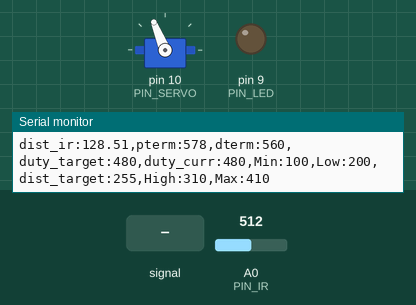
Recording of a sketch running on a simulated Arduino Uno, built with avr-gcc and run on an emulated ATmega328P. Shown: servo, output pins drawn as LEDs (lit = HIGH), the last lines printed to the serial monitor. The test bench sets the inputs (shaded band); at power-on: A0 (PIN_IR) = 512.

Above: at 1.2 s.
1.3 s: A0 (PIN_IR) fed a 200 Hz sine of ±255 counts around its level
At 1.59 s:
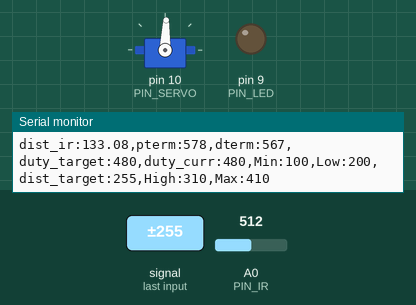
4.3 s: A0 (PIN_IR) set to 306
5.9 s: A0 (PIN_IR) set to 245
At 6.7 s:
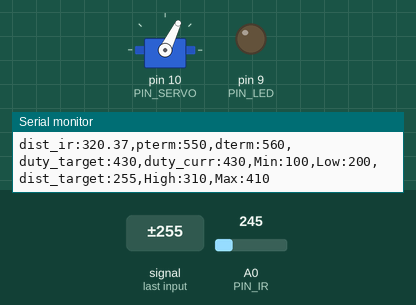
7.6 s: A0 (PIN_IR) set to 0
At 8.9 s:
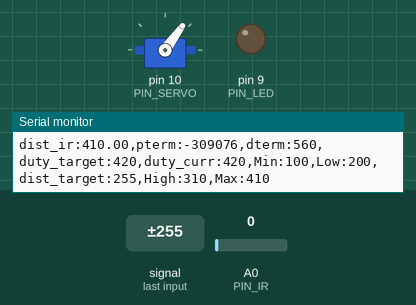
Timing chart, 0 to 10.1 s (numbered marks = the images above; inputs shaded):
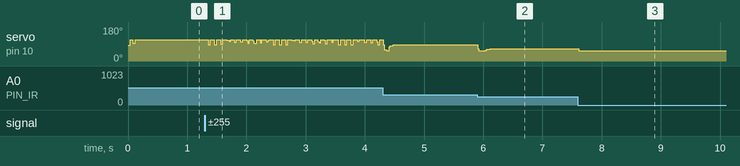

The sketch:

20203127_pd.ino
```cpp
#include <Servo.h>

/////////////////////////////
// Configurable parameters //
/////////////////////////////

// Arduino pin assignment
#define PIN_LED 9
#define PIN_SERVO 10
#define PIN_IR A0

// Framework setting
#define _DIST_TARGET 255
#define _DIST_MIN 100
#define _DIST_MAX 410

// Distance sensor
#define _DIST_ALPHA 0.45

// Servo range
#define _DUTY_MIN 1100
#define _DUTY_NEU 1400
#define _DUTY_MAX 1700

// Servo speed control
#define _SERVO_ANGLE 30
#define _SERVO_SPEED 700

// Event periods
#define _INTERVAL_DIST 20
#define _INTERVAL_SERVO 20
#define _INTERVAL_SERIAL 100

//filter
#define LENGTH 30
#define k_LENGTH 8
#define Horizontal_Angle 1490
#define Max_Variable_Angle 100


// PID parameters
#define _KP 3.0
#define _KD 40.0


//////////////////////
// global variables //
//////////////////////

// Servo instance
Servo myservo;
// Distance sensor
float dist_target; // location to send the ball
float dist_raw, dist_ema, dist_filtered;
int a, b;
const float coE[] = {-0.0000094, 0.0055950, 0.1677170, 64.5711918};

// Event periods
unsigned long last_sampling_time_dist, last_sampling_time_servo, last_sampling_time_serial;
bool event_dist, event_servo, event_serial;

// Servo speed control
int duty_chg_per_interval;
int duty_target, duty_curr;

// PID variables
float error_curr, error_prev, control, pterm, dterm, iterm;

int correction_dist, iter;
float dist_list[LENGTH], sum, alpha;

void setup() {
// initialize GPIO pins for LED and attach servo
  pinMode(PIN_LED, OUTPUT);
  myservo.attach(PIN_SERVO);
// initialize global variables
  last_sampling_time_dist = last_sampling_time_servo = last_sampling_time_serial = 0;
  event_dist = event_servo = event_serial = false;
  dist_target = _DIST_TARGET;
  duty_curr = 1570;
  correction_dist = 0;
  iter = 0; sum = 0;
  alpha = _DIST_ALPHA;


// move servo to neutral position
  myservo.writeMicroseconds(_DUTY_NEU);
// initialize serial port
  Serial.begin(57600);
// convert angle speed into duty change per interval.
  duty_chg_per_interval = int((_DUTY_MAX - _DUTY_MIN) * (_SERVO_SPEED /  _SERVO_ANGLE) * (float(_INTERVAL_SERVO) / 1000.0));
}


void loop() {
/////////////////////
// Event generator //
/////////////////////
  unsigned long time_curr = millis();
    if(time_curr >= last_sampling_time_dist + _INTERVAL_DIST) {
          last_sampling_time_dist += _INTERVAL_DIST;
          event_dist = true;
    }
    if(time_curr >= last_sampling_time_servo + _INTERVAL_SERVO) {
          last_sampling_time_servo += _INTERVAL_SERVO;
          event_servo = true;
    }
    if(time_curr >= last_sampling_time_serial + _INTERVAL_SERIAL) {
          last_sampling_time_serial += _INTERVAL_SERIAL;
          event_serial = true;
    }


////////////////////
// Event handlers //
////////////////////

  if(event_dist) {
     event_dist = false;
  // get a distance reading from the distance sensor
      dist_filtered = ir_distance_filtered();

  // PID control logic
    error_curr = _DIST_TARGET - dist_filtered;
    pterm = _KP * error_curr;
    dterm = _KD*(error_curr-error_prev);
    control = pterm + dterm;

  // duty_target = f(duty_neutral, control)
    duty_target = _DUTY_NEU + (int)control;

  // keep duty_target value within the range of [_DUTY_MIN, _DUTY_MAX]
    if (duty_target < _DUTY_MIN) {
      duty_target = _DUTY_MIN;
    } else if (duty_target > _DUTY_MAX) {
       duty_target = _DUTY_MAX;
    }
      error_prev = error_curr;
    if (dist_filtered < _DIST_MIN) {
      dist_filtered = _DIST_MIN;
    } else if (dist_filtered > _DIST_MAX) {
      dist_filtered = _DIST_MAX;
    }
  }
  if(event_servo) {
    event_servo = false;
    if(duty_target > duty_curr) {
      duty_curr += duty_chg_per_interval;
      if(duty_curr > duty_target) duty_curr = duty_target;
    }
    else {
      duty_curr -= duty_chg_per_interval;
      if(duty_curr < duty_target) duty_curr = duty_target;
    }

    // update servo position
    myservo.writeMicroseconds(duty_curr);
  }

  if(event_serial) {
    event_serial = false;
    Serial.print("dist_ir:");
    Serial.print(dist_filtered);
    Serial.print(",pterm:");
    Serial.print(map(pterm,-1000,1000,510,610));
    Serial.print(",dterm:");
    Serial.print(map(dterm,-1000,1000,510,610));
    Serial.print(",duty_target:");
    Serial.print(map(duty_target,1000,2000,410,510));
    Serial.print(",duty_curr:");
    Serial.print(map(duty_curr,1000,2000,410,510));
    Serial.println(",Min:100,Low:200,dist_target:255,High:310,Max:410");
  }
}

float ir_distance(void){
  float val;
  float caliVal;
  float volt = float(analogRead(PIN_IR));
  val = ((6762.0/(volt-9.0))-4.0) * 10.0;
  caliVal = coE[0] * pow(val, 3) + coE[1] * pow(val, 2) + coE[2] * val + coE[3];
  return caliVal;
}

float ir_distance_filtered(void){
  sum = 0;
  iter = 0;
  while (iter < LENGTH)
  {
    dist_list[iter] = ir_distance();
    sum += dist_list[iter];
    iter++;
  }

  for (int i = 0; i < LENGTH-1; i++){
    for (int j = i+1; j < LENGTH; j++){
      if (dist_list[i] > dist_list[j]) {
        float tmp = dist_list[i];
        dist_list[i] = dist_list[j];
        dist_list[j] = tmp;
      }
    }
  }

  for (int i = 0; i < k_LENGTH; i++) {
    sum -= dist_list[i];
  }
  for (int i = 1; i <= k_LENGTH; i++) {
    sum -= dist_list[LENGTH-i];
  }

  float dist_cali = sum/(LENGTH-2*k_LENGTH)*1.05;
  float filt_val;
  filt_val = alpha*dist_cali + (1-alpha)*dist_filtered;
  return filt_val;
}
```

Measured:
- after the input at 5.9 s, servo on pin 10 (PIN_SERVO): 87° → 54° at once, → 64° 0.12 s later
- after the input at 7.6 s, servo on pin 10 (PIN_SERVO): 64° → 54° at once
